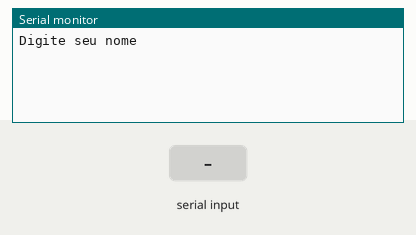
Simulated run of this sketch. Board: Arduino Uno, built with avr-gcc and run on an emulated ATmega328P. Parts: the last lines printed to the serial monitor. The test bench sets the inputs (shaded band).

Above: at 1.2 s.
1.3 s: "90,45\n" received over Serial
At 2.7 s:
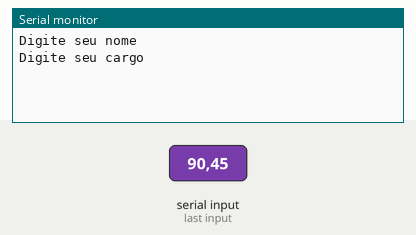
3.8 s: "30,150\n" received over Serial
At 5.8 s:
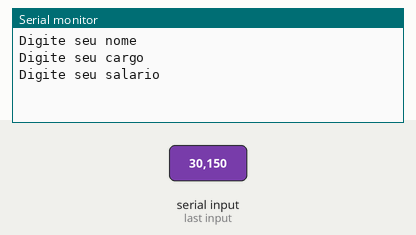
6.3 s: "5\n" received over Serial
At 7.7 s:
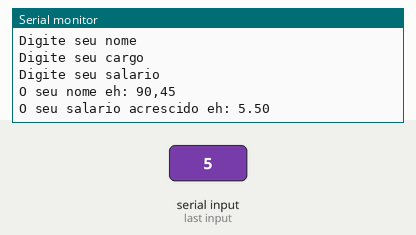

The sketch:

exo71.ino
```cpp
//Faça um programa que receba o nome, cargo, e salário de um funcionário. Calcule o
//salário a ser acrescido de 10%. Ao final exiba o nome, o cargo e o novo salário desse
//funcionário.

//Variáveis
String nome = "";
String cargo = "";
float salarioInicial = 0;
float salarioAcrescido = 0;

void setup()
{
  Serial.begin (9600);
}

void loop()
{
  //Entrada
  Serial.println("Digite seu nome");//pergunta o nome do usuário
  while(! Serial.available() );//espera o usuário digitar/dar um <Enter>
  nome = Serial.readString();//resposta do usuário / ler um texto da serial
  nome.trim();//retira  o \n (retira o enter capturado)

  Serial.println("Digite seu cargo");//pergunta o cargo do usuário
  while(! Serial.available() );//espera o usuário digitar/dar um <Enter>
  cargo = Serial.readString();//resposta do usuário / ler um texto da serial
  cargo.trim();//retira  o \n (retira o enter capturado)

  Serial.println("Digite seu salario");//pergunta o salário do usuário
  while(! Serial.available() );//espera o usuário digitar/dar um <Enter>
  salarioInicial = Serial.parseFloat();//resposta do usuário

  //processamento
  salarioAcrescido = salarioInicial + (salarioInicial * 0.10);

  //saída
  Serial.println("O seu nome eh: " + String (nome) );
  Serial.println("O seu salario acrescido eh: " + String (salarioAcrescido) );
  delay(5000);//aguarda 5 segundos antes de rodar o loop novamente
}
```

Measured:
- after the input at 1.3 s, the serial monitor: prints a new line after 1.0 s (image 1)
- after the input at 3.8 s, the serial monitor: prints a new line after 1.0 s (image 2)
- after the input at 6.3 s, the serial monitor: prints a new line at once (image 3)
